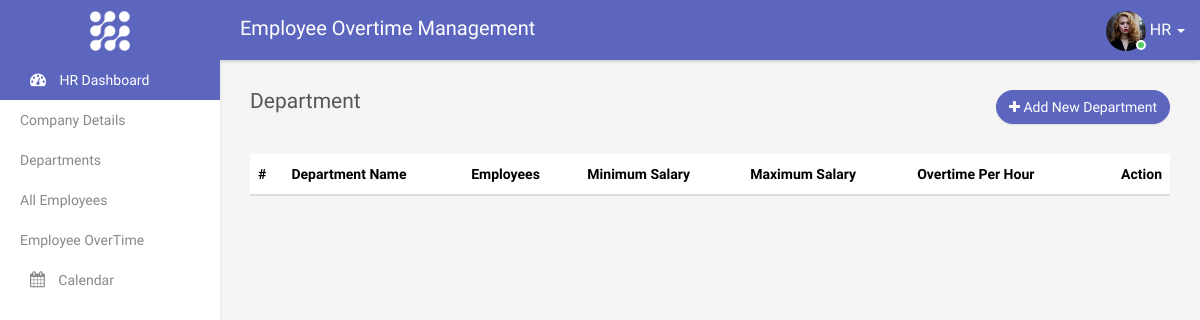
The page /company (signed in) on the database as committed earlier.
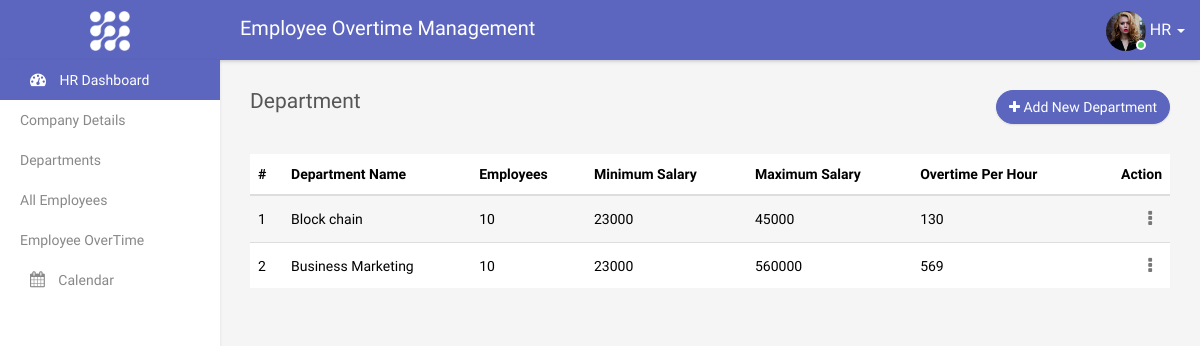
The same page on the database as committed later.
### overtime/models.py (models this page shows, shortened)
class Departments(models.Model):
    Hr = models.ForeignKey(User, on_delete=models.CASCADE)
    company = models.CharField(max_length=255)
    department_name = models.CharField(max_length=255)
    number_of_employees = models.IntegerField()
    minimum_salary = models.DecimalField(max_digits=10, decimal_places=0)
    maximum_salary = models.DecimalField(max_digits=10, decimal_places=0)
    overtime_pay_perhour = models.DecimalField(max_digits=10, decimal_places=0)
    created_at = models.DateTimeField(auto_now_add=True)
    updated_at = models.DateTimeField(auto_now_add=True)
    class Meta:
        verbose_name = "Department"
        verbose_name_plural = "Departments"

### overtime/views.py (the view, shortened to what this page needs)
# urls.py: path("company", addDepartmentView, name="company"),
@login_required(login_url='login')
def addDepartmentView(request):
    if request.user.is_hr:
        context = {}
        context['company'] = Company.objects.all()
        departments = Departments.objects.filter(Hr=request.user)
        context['departments'] = departments
        return render(request, 'departments.html', context)
    else:
        return render(request, 'error-403.html')

### templates/departments.html (shortened to what this page needs)
{% extends "base.html" %}
{% block content %}
{% load static %}
        <div class="page-wrapper">
            <div class="content container-fluid">
                <div class="row">
                    <div class="col-xs-5">
                        <h4 class="page-title">Department</h4>
                    </div>
                    <div class="col-xs-7 text-right m-b-30">
                        <a href="#" class="btn btn-primary rounded" data-toggle="modal" data-target="#add_department"><i class="fa fa-plus"></i> Add New Department</a>
                    </div>
                </div>
                <div class="row">
                    <div class="col-md-12">
                        <div>
                            <table class="table table-striped custom-table m-b-0 datatable">
                                <thead>
                                    <tr>
                                        <th>#</th>
                                        <th>Department Name</th>
                                        <th>Employees</th>
                                        <th>Minimum Salary</th>
                                        <th>Maximum Salary</th>
                                        <th>Overtime Per Hour</th>
                                        <th class="text-right">Action</th>
                                    </tr>
                                </thead>
                                <tbody>
                                    {%  for depart in departments %}
                                    <tr>
                                        <td>{{forloop.counter}}</td>
                                        <td>{{depart.department_name}}</td>
                                        <td>{{depart.number_of_employees}}</td>
                                        <td>{{depart.minimum_salary}}</td>
                                        <td>{{depart.maximum_salary}}</td>
                                        <td>{{depart.overtime_pay_perhour}}</td>
                                        <td class="text-right">
                                            <div class="dropdown">
                                                <a href="#" class="action-icon dropdown-toggle" data-toggle="dropdown" aria-expanded="false"><i class="fa fa-ellipsis-v"></i></a>
                                            </div>
                                        </td>
                                    </tr>
                                    {% endfor %}
                                </tbody>
                            </table>
                        </div>
                    </div>
                </div>
            </div>
    </div>
  {% endblock %}

Rows that differ between the two databases and show on the page:
added Departments: department_name "Block chain", number_of_employees "10", minimum_salary "23000", maximum_salary "45000", overtime_pay_perhour "130"
added Departments: department_name "Business Marketing", number_of_employees "10", minimum_salary "23000", maximum_salary "560000", overtime_pay_perhour "569"
